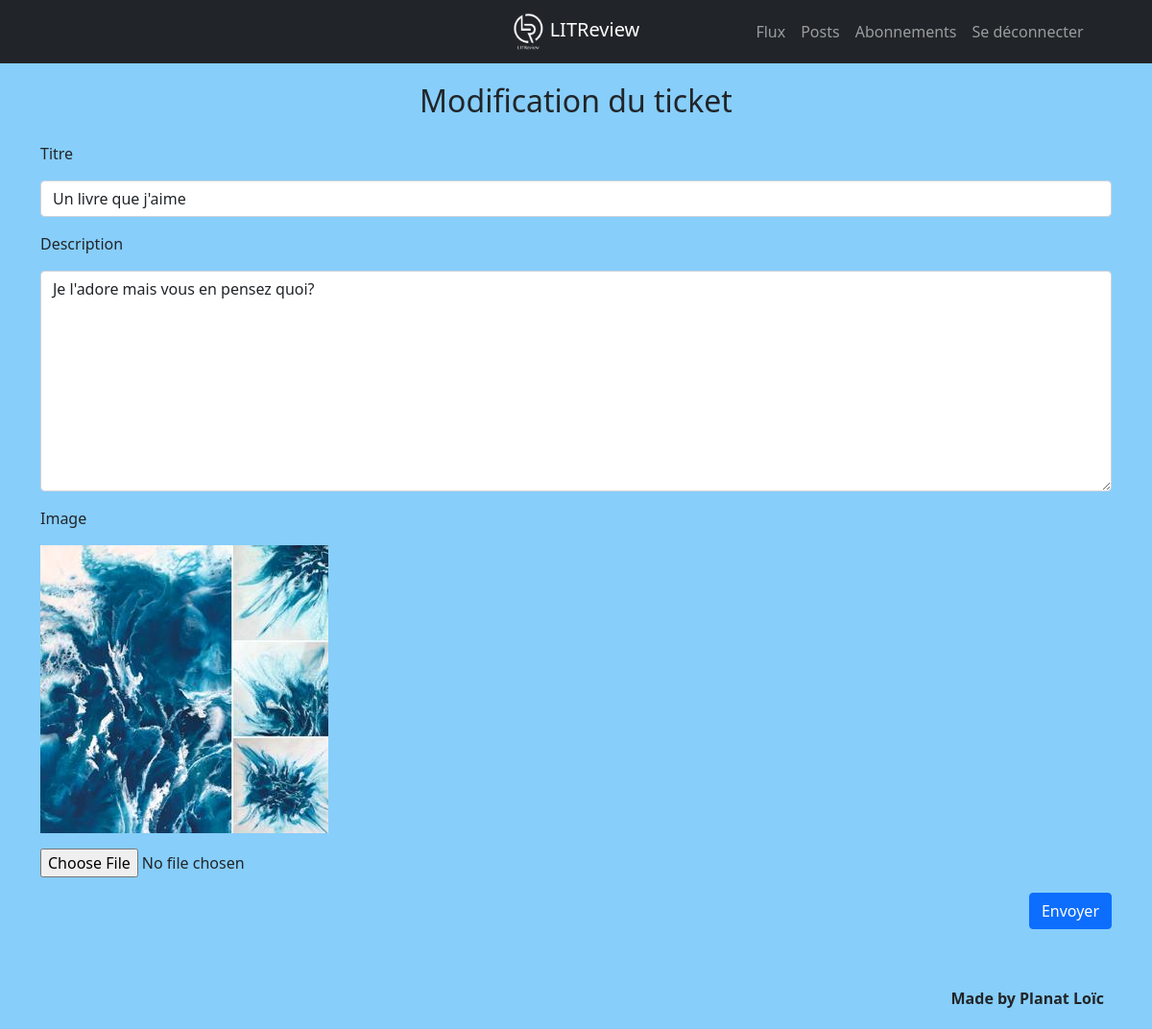
The app's page /book_review/crea_ticket/37/ (signed in) with its own data.
### book_review/models.py (models this page shows, shortened)
class Ticket(models.Model):
    IMAGE_MAX_SIZE = (300, 300)
    title = models.CharField(max_length=128)
    description = models.CharField(max_length=2048, blank=True)
    user = models.ForeignKey(
        to=settings.AUTH_USER_MODEL,
        on_delete=models.CASCADE)
    image = models.ImageField(upload_to="images/", blank=True)
    time_created = models.DateTimeField(auto_now_add=True)

### book_review/views.py (the view, shortened to what this page needs)
# urls.py: re_path(r"^crea_ticket(?:/(?P<ticket_id>[0-9]+)/)?$",
@login_required
def crea_ticket(request, ticket_id=""):
    context = {
    }
    if ticket_id:
        ticket = Ticket.objects.get(id=ticket_id)
        context["ticket"] = ticket
    return render(request, 'book_review/crea_ticket.html', context)

### book_review/templates/book_review/crea_ticket.html
{% extends "base.html" %}
{% block content %}
<section class="container">
    {% if ticket %}
    <h2 class="align-self-center">Modification du ticket</h2>
    {% else %}
    <h2 class="align-self-center">Créer un ticket</h2>
    {% endif %}
        {% if ticket %}
        <form class="form-inline" method="post" action="{% url 'book_review:crea_ticket' ticket.id %}" enctype="multipart/form-data">
        {% else %}
        <form class="form-inline" method="post" action="{% url 'book_review:crea_ticket' %}" enctype="multipart/form-data">
        {% endif %}
        {% include 'book_review/ticket.html' %}
        </form>
</section>
{% endblock %}

### book_review/templates/book_review/ticket.html (shortened to what this page needs)
<div class="form-group row-auto justify-content-center">
    <div class="col mt-3">
        <p>Titre</p>
        <input class="form-control" type="text" name="title" maxlength="128" value="{{ticket.title}}" required>
    </div>
</div>
<div class="form-group row-auto justify-content-center">
    <div class="col mt-3">
        <p>Description</p>
        <textarea class="form-control" id="description" name="description" maxlength="2048" rows="9" required>{{ticket.description}}</textarea>
    </div>
</div>
<div class="form-group row-auto justify-content-center mt-3">
    <p>Image</p>
    {% if ticket.image %}
        <img src="{{ticket.image.url}}"  class="img-ticket img_post mt-0 mb-3"/>
    {% endif %}
    <div class="col ">
        <input class="custom-file-input" type="file" name="image" accept="image/*" >
    </div>
</div>
{% if not stop_btn %}
<div class="d-grid justify-content-end">
    <input class="btn btn-primary mt-3" type="submit" value="Envoyer">
</div>
{% endif %}
{% load static %}

### static/book_review/css/styles.css (style rules this page uses)
body { display: flex; flex-direction: column; height: 100vh; background-color:lightskyblue; }
section { height: auto; display: flex; flex-direction: column; justify-content: center; flex-wrap: nowrap; z-index: 1; margin: 20px 20px; overflow: scroll; }
.img_post { max-height : 300px; max-width: 300px; height: auto; width: auto; margin-top: 1em; }

### records on screen
Ticket: title "Un livre que j'aime", description "Je l'adore mais vous en pensez quoi?", image (picture)
